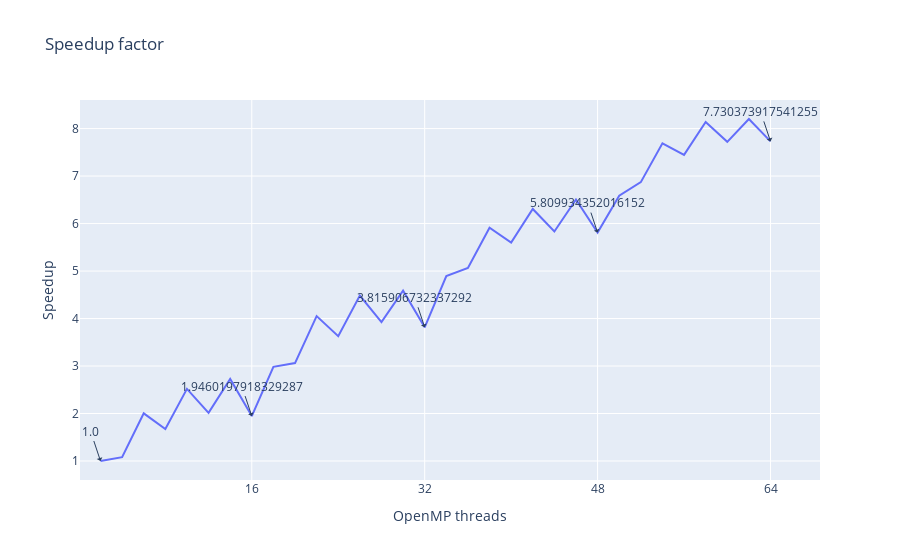

Here is the notebook cell this chart was saved with:
### Code cell
# Plot the execution time 

fig = px.line(df, x='OpenMP threads', y='Speedup', title="Speedup factor")
total_processes = df['OpenMP threads'].max()
quarter_points = [int(total_processes / 4) * i for i in range(5)]  # [0, 1/4, 2/4, 3/4, 1]

# Set the x-axis tick marks and labels
fig.update_xaxes(
    tickvals=quarter_points,
    ticktext=[f'{int(p)}' for p in quarter_points]  # You can customize the format of the labels
)

# Annotate the quarter points with y-axis labels
for x in quarter_points:
    # Find the nearest MPI processes value to the quarter point
    nearest_idx = np.abs(df['OpenMP threads'] - x).idxmin()
    nearest_mpi_processes = df.loc[nearest_idx, 'OpenMP threads']
    nearest_real_time = df.loc[nearest_idx, 'Speedup']
    fig.add_annotation(x=nearest_mpi_processes, y=nearest_real_time, text=str(nearest_real_time), showarrow=True, arrowhead=1)

# Show the plot
fig.show()

### Figure 1 — Plotly figure (JSON) as saved in the notebook; plotly's stock layout.template omitted (floating-point values rounded to 4 significant figures)
{"data": [{"hovertemplate": "OpenMP threads=%{x}<br>Speedup=%{y}<extra></extra>", "legendgroup": "", "line": {"color": "#636efa", "dash": "solid"}, "marker": {"symbol": "circle"}, "mode": "lines", "name": "", "orientation": "v", "showlegend": false, "type": "scatter", "x": [2, 4, 6, 8, 10, 12, 14, 16, 18, 20, 22, 24, 26, 28, 30, 32, 34, 36, 38, 40, 42, 44, 46, 48, 50, 52, 54, 56, 58, 60, 62, 64], "xaxis": "x", "y": [1, 1.082, 2.003, 1.673, 2.519, 2.015, 2.728, 1.946, 2.982, 3.062, 4.051, 3.629, 4.484, 3.924, 4.588, 3.816, 4.896, 5.064, 5.912, 5.598, 6.307, 5.832, 6.508, 5.81, 6.587, 6.872, 7.691, 7.446, 8.137, 7.721, 8.202, 7.73], "yaxis": "y"}], "layout": {"annotations": [{"arrowhead": 1, "showarrow": true, "text": "1.0", "x": 2, "y": 1}, {"arrowhead": 1, "showarrow": true, "text": "1.9460197918329287", "x": 16, "y": 1.946}, {"arrowhead": 1, "showarrow": true, "text": "3.815906732337292", "x": 32, "y": 3.816}, {"arrowhead": 1, "showarrow": true, "text": "5.809934352016152", "x": 48, "y": 5.81}, {"arrowhead": 1, "showarrow": true, "text": "7.730373917541255", "x": 64, "y": 7.73}], "legend": {"tracegroupgap": 0}, "title": {"text": "Speedup factor"}, "xaxis": {"anchor": "y", "domain": [0, 1], "ticktext": ["0", "16", "32", "48", "64"], "tickvals": [0, 16, 32, 48, 64], "title": {"text": "OpenMP threads"}}, "yaxis": {"anchor": "x", "domain": [0, 1], "title": {"text": "Speedup"}}}}
